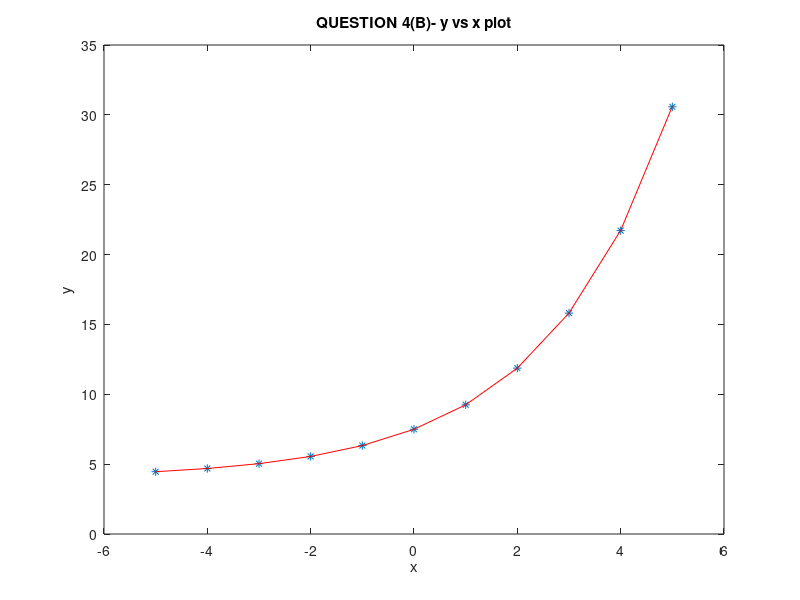

Reproduce this figure in MATLAB.

clc
clear all

y=[4.457984 4.688563 5.03446 5.553116 6.331076 7.497248 9.247771 11.87294 15.80973 21.71608 30.57541];
x=[-5 -4 -3 -2 -1 0 1 2 3 4 5];

n=length(x)

for i=1:n
    z(i)=log(y(i)-4);
end

sumy=0;
sumz = 0;
sumx = 0;
sumzx = 0;
sumzsq = 0;
sumxsq = 0;

for i=1:n
    sumy = sumy + y(i);
    sumz = sumz + z(i);
    sumx = sumx + x(i);
    sumzx = sumzx + z(i)*x(i);
    sumzsq = sumzsq + z(i)*z(i);
    sumxsq = sumxsq + x(i)*x(i);
end

A=[sumxsq sumx;sumx n];
B=[sumzx;sumz];
X=inv(A)*B;

a0=X(1)
a1=X(2)

tau=exp(a0)
theta=exp(a1)

% f(x) at x=-2.65
ytofind=4+theta*(tau)^(-2.65)

ymean=sumy/n;
st=0;
sr=0;

for i=1:n
    ypred(i)=4+theta*((tau)^(x(i)));
    st=st+(y(i)-ymean)^2;
    sr=sr+(y(i)-ypred(i))^2;
end

rsq=(st-sr)/st

plot(x,y,'*',x,ypred,'r')
title('QUESTION 4(B)- y vs x plot')
xlabel('x')
ylabel('y')
